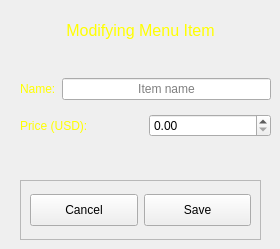
   <widget class="QWidget" name="modifyMenuItem">
    <widget class="QWidget" name="layoutWidget">
     <property name="geometry">
      <rect>
       <x>20</x>
       <y>70</y>
       <width>251</width>
       <height>76</height>
      </rect>
     </property>
     <layout class="QVBoxLayout" name="verticalLayout">
      <item>
       <layout class="QHBoxLayout" name="horizontalLayout">
        <item>
         <widget class="QLabel" name="label">
          <property name="styleSheet">
           <string notr="true">QLabel {
background: rgba(0,0,0,0);
color:yellow;
}</string>
          </property>
          <property name="text">
           <string>Name:</string>
          </property>
         </widget>
        </item>
        <item>
         <widget class="QLineEdit" name="itemNameInput">
          <property name="alignment">
           <set>Qt::AlignCenter</set>
          </property>
          <property name="placeholderText">
           <string>Item name</string>
          </property>
         </widget>
        </item>
       </layout>
      </item>
      <item>
       <layout class="QHBoxLayout" name="horizontalLayout_2">
        <item>
         <widget class="QLabel" name="priceLabel">
          <property name="styleSheet">
           <string notr="true">QLabel {
background: rgba(0,0,0,0);
color:yellow;
}</string>
          </property>
          <property name="text">
           <string>Price (USD):</string>
          </property>
         </widget>
        </item>
        <item>
         <widget class="QDoubleSpinBox" name="itemPriceInput"/>
        </item>
       </layout>
      </item>
     </layout>
    </widget>
    <widget class="QFrame" name="frame">
     <property name="geometry">
      <rect>
       <x>20</x>
       <y>180</y>
       <width>241</width>
       <height>60</height>
      </rect>
     </property>
     <property name="frameShape">
      <enum>QFrame::StyledPanel</enum>
     </property>
     <property name="frameShadow">
      <enum>QFrame::Raised</enum>
     </property>
     <layout class="QGridLayout" name="gridLayout">
      <item row="0" column="0">
       <layout class="QHBoxLayout" name="horizontalLayout_3">
        <property name="spacing">
         <number>-1</number>
        </property>
        <item>
         <widget class="QPushButton" name="cancelButton_2">
          <property name="minimumSize">
           <size>
            <width>91</width>
            <height>32</height>
           </size>
          </property>
          <property name="text">
           <string>Cancel</string>
          </property>
         </widget>
        </item>
        <item>
         <widget class="QPushButton" name="pushButton">
          <property name="minimumSize">
           <size>
            <width>81</width>
            <height>32</height>
           </size>
          </property>
          <property name="text">
           <string>Save</string>
          </property>
         </widget>
        </item>
       </layout>
      </item>
     </layout>
    </widget>
    <widget class="QWidget" name="">
     <property name="geometry">
      <rect>
       <x>30</x>
       <y>20</y>
       <width>221</width>
       <height>45</height>
      </rect>
     </property>
     <layout class="QVBoxLayout" name="verticalLayout_3">
      <item>
       <widget class="QLabel" name="editLabel">
        <property name="styleSheet">
         <string notr="true">QLabel {
background: rgba(0,0,0,0);
color:yellow;
font:16px;
}</string>
        </property>
        <property name="text">
         <string>Modifying Menu Item</string>
        </property>
        <property name="alignment">
         <set>Qt::AlignCenter</set>
        </property>
       </widget>
      </item>
      <item>
       <widget class="QLabel" name="collegeLabel">
        <property name="styleSheet">
         <string notr="true">QLabel {
background: rgba(0,0,0,0);
color:yellow;
}</string>
        </property>
        <property name="text">
         <string/>
        </property>
        <property name="alignment">
         <set>Qt::AlignCenter</set>
        </property>
       </widget>
      </item>
     </layout>
    </widget>
   </widget>
